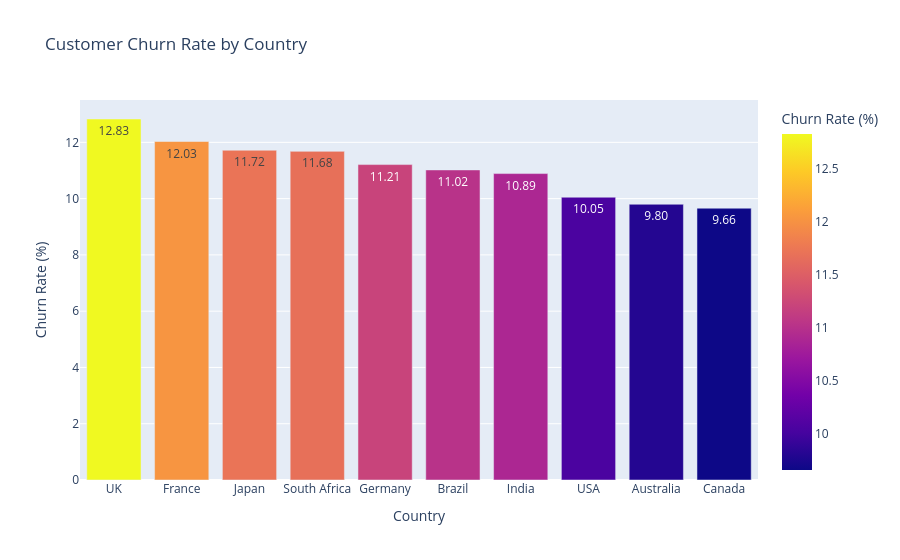

Notebook source saved alongside this figure:
### Code cell
country_churn = (
    df.groupby("country")["churned"]
    .mean()
    .mul(100)
    .round(2)
    .reset_index(name="churn_rate")
    .sort_values("churn_rate", ascending=False)
)

fig = px.bar(
    country_churn,
    x="country",
    y="churn_rate",
    color="churn_rate",
    text_auto=".2f",
    title="Customer Churn Rate by Country",
    labels={
        "country": "Country",
        "churn_rate": "Churn Rate (%)"
    }
)

fig.show()

### Figure 1 — Plotly figure (JSON) as saved in the notebook; plotly's stock layout.template omitted (floating-point values rounded to 4 significant figures)
{"data": [{"hovertemplate": "Country=%{x}<br>Churn Rate (%)=%{marker.color}<extra></extra>", "legendgroup": "", "marker": {"color": [12.83, 12.03, 11.72, 11.68, 11.21, 11.02, 10.89, 10.05, 9.8, 9.66], "coloraxis": "coloraxis", "pattern": {"shape": ""}}, "name": "", "orientation": "v", "showlegend": false, "textposition": "auto", "texttemplate": "%{y:.2f}", "type": "bar", "x": ["UK", "France", "Japan", "South Africa", "Germany", "Brazil", "India", "USA", "Australia", "Canada"], "xaxis": "x", "y": [12.83, 12.03, 11.72, 11.68, 11.21, 11.02, 10.89, 10.05, 9.8, 9.66], "yaxis": "y"}], "layout": {"barmode": "relative", "coloraxis": {"colorbar": {"title": {"text": "Churn Rate (%)"}}, "colorscale": [[0, "#0d0887"], [0.1111, "#46039f"], [0.2222, "#7201a8"], [0.3333, "#9c179e"], [0.4444, "#bd3786"], [0.5556, "#d8576b"], [0.6667, "#ed7953"], [0.7778, "#fb9f3a"], [0.8889, "#fdca26"], [1, "#f0f921"]]}, "legend": {"tracegroupgap": 0}, "title": {"text": "Customer Churn Rate by Country"}, "xaxis": {"anchor": "y", "domain": [0, 1], "title": {"text": "Country"}}, "yaxis": {"anchor": "x", "domain": [0, 1], "title": {"text": "Churn Rate (%)"}}}}
